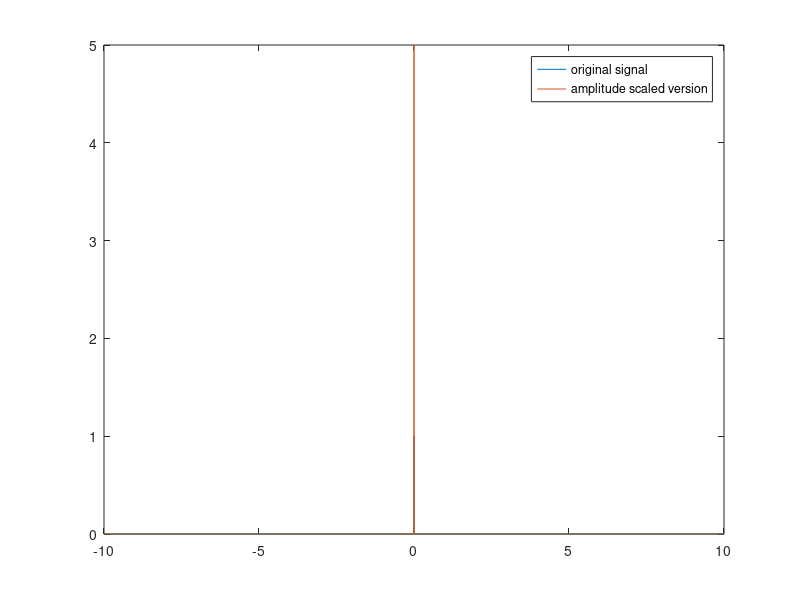
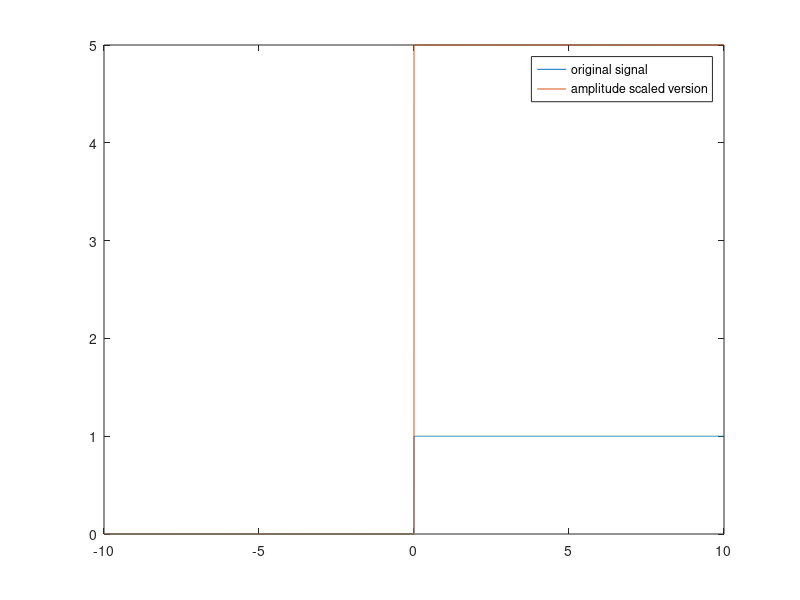
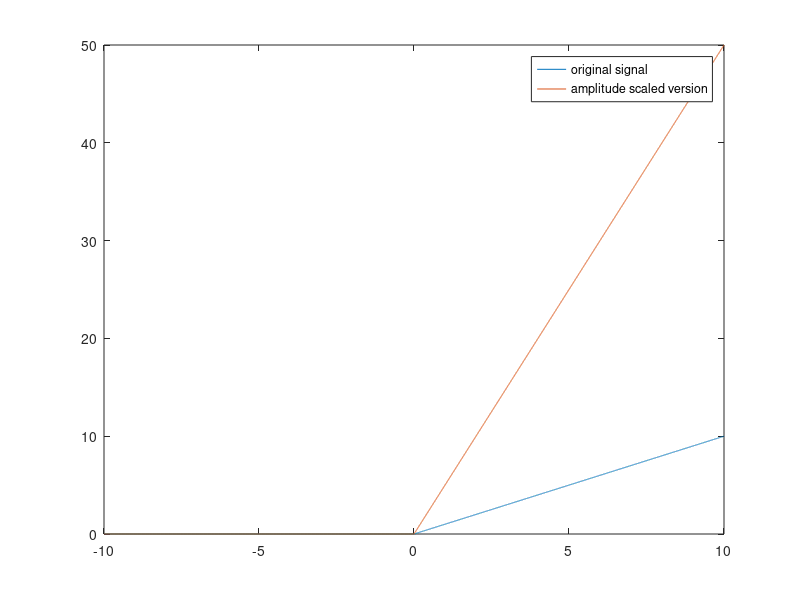
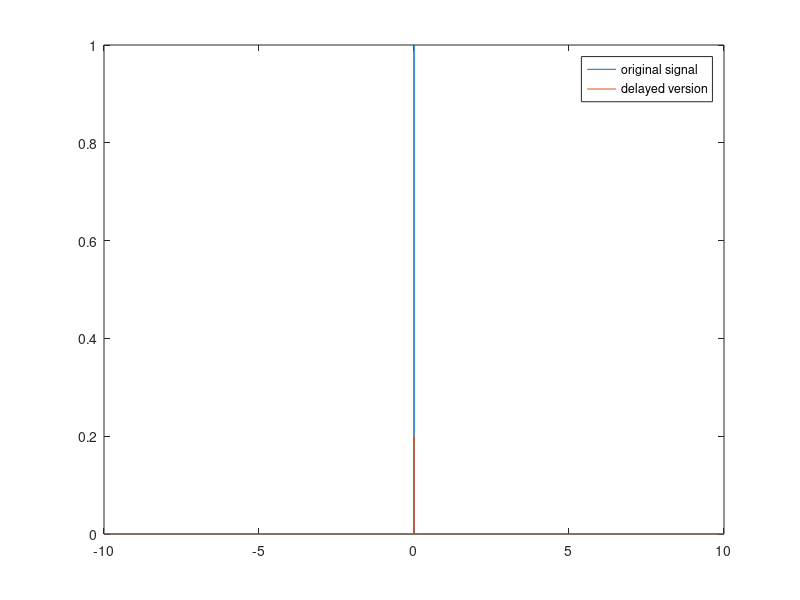

Reproduce these figures in MATLAB, in order.
clear all
clc

t=-10:0.001:10;
for i=1:length(t)
if(t(i)==0)
    del_t(i)=1;
else
    del_t(i)=0;
end
if (t(i)>=0)
    u_t(i)=1;
else
    u_t(i)=0;
end
if (t(i)>=0)
    r_t(i)=t(i);
else
    r_t(i)=0;
end
end

A=input('enter the amplitude scaling factor');


figure()
plot(t,del_t)
hold on
plot(t,A*del_t)
hold off
legend('original signal','amplitude scaled version')

figure()
plot(t,u_t)
hold on
plot(t,A*u_t)
hold off
legend('original signal','amplitude scaled version')

figure()
plot(t,r_t)
hold on
plot(t,A*r_t)
hold off
legend('original signal','amplitude scaled version')

figure()
plot(t,del_t)
hold on
plot(t,(1/A)*del_t)
hold off
legend('original signal','delayed version')

figure()
plot(t,u_t)
hold on
plot(t,(1/A)*u_t)
hold off
legend('original signal','delayed version')

figure()
plot(t,r_t)
hold on
plot(t,(1/A)*r_t)
hold off
legend('original signal','delayed version')

